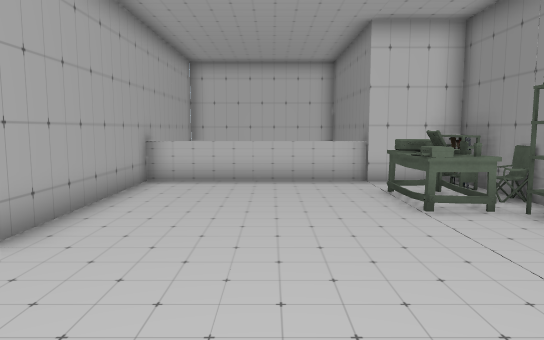
[1] (above)

12 first-person views from a walk through a scene from a Unity 3-D project. The camera is 1.4 m above the floor, tilts 6° down and sees 70° across. Doors are open. The floor is counted in squares, 1 m on a side. Each view is taken from the middle of a square. On the plan, view 1 faces up. The plan holds only what a view shows up to about 16 squares ahead; the rest is blank. The place goes on beyond the plan. The player is left out. Some animated figures are left out. Some surface patterns are stand-ins.

[2]
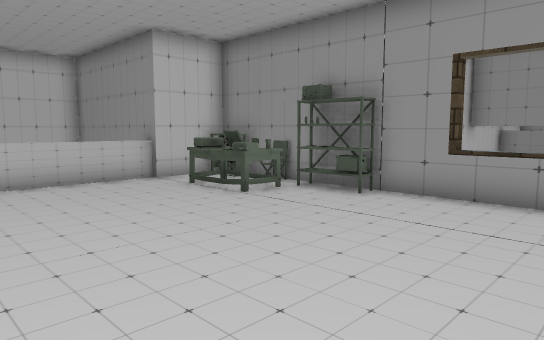

[3]
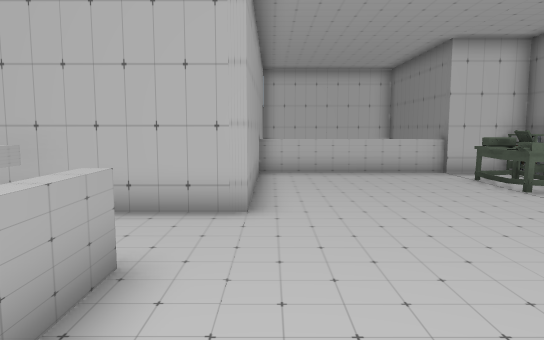

[4]
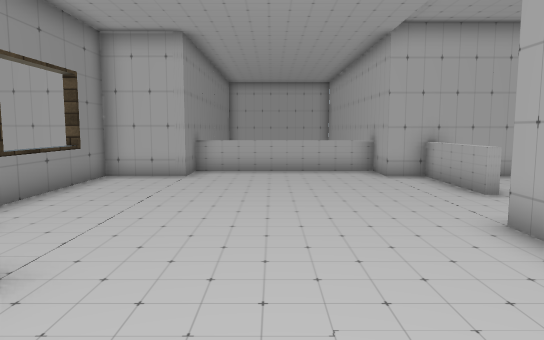

[5]
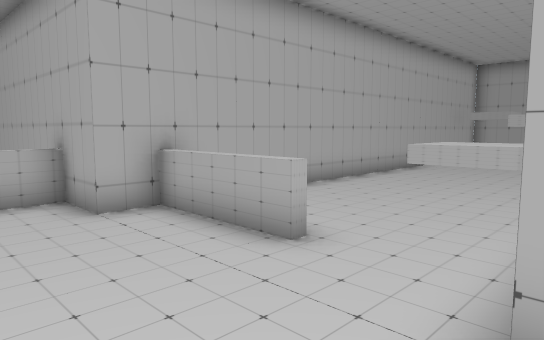

[6]
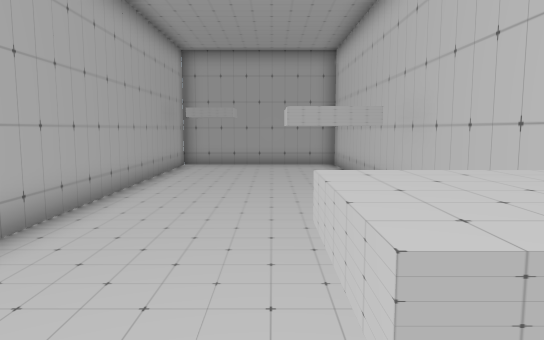

[7]
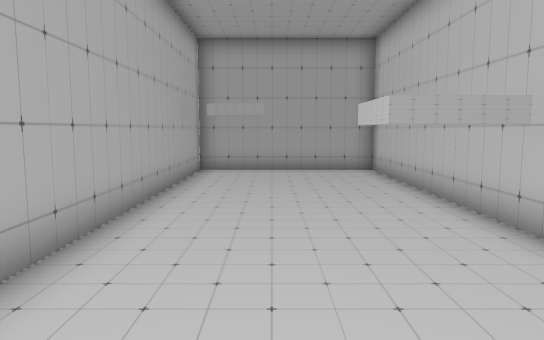

[8]
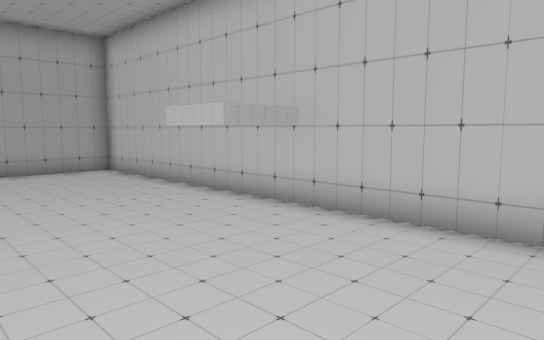

[9]
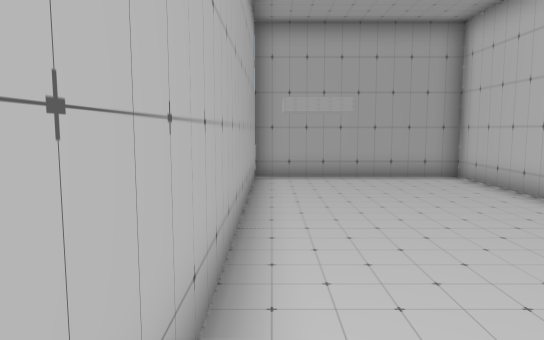

[10]
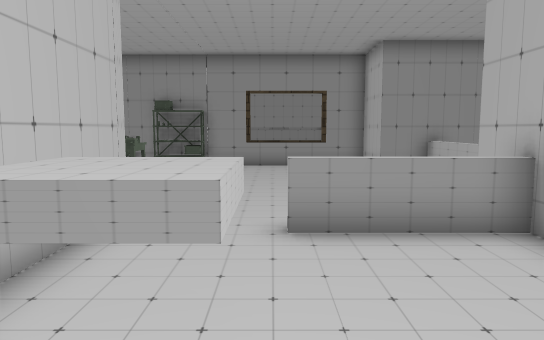

[11]
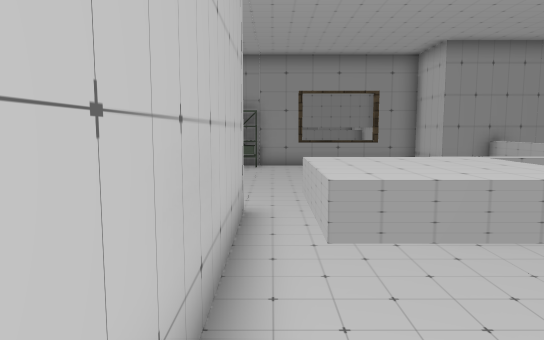

[12]
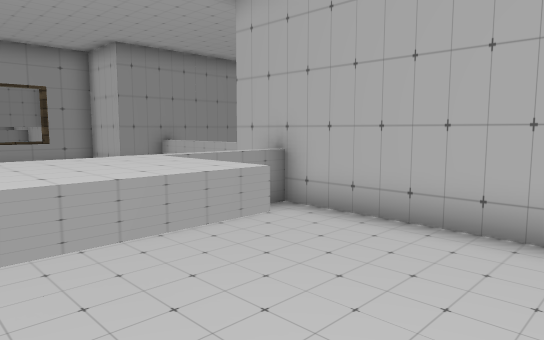

### Floor plan
Points are (right, up) in squares from view 1. A wall is a line through its corners. A room is listed if a view was taken in it or the views show most of it. See-through windows are left out.
Room 1 (views 1, 2, 3, 4, 5)
walls: (2.6, 10.5) (-3.5, 10.5); (-4.9, -1.5) (-3.4, -1.5) (-3.4, -3); (2.6, -3) (2.6, -1.5) (5, -1.5) (5, 10.3) (2.6, 10.3); (-3.4, 11) (-3.4, 4.5) (-5.4, 4.5)
low walls: (-4.6, 1.9) (-4.6, -1.5); (-3.5, -3) (2.6, -3)
ways out: opening at (-5, 3.5) to room 2
objects: other object (3, 5) to (4, 9)
Room 2 (views 6, 7, 8, 9, 10, 11, 12)
walls: (-12.1, 3.8) (-12.1, 2.2) (-13.8, 2.2); (-8.2, 2.2) (-8.2, 3.7) (-6.7, 3.7) (-6.7, 2.2) (-8.2, 2.2); (-5.4, 4.5) (-21.4, 4.5) (-21.4, -1.5) (-4.9, -1.5)
low walls: (-4.9, -1.5) (-4.9, 1.9)
ways out: opening at (-5, 3.5) to room 1; gap at (-13, 4)

Positions as (right, up) in squares from view 1, and headings:
1: (0, 0), facing up
2: (-3, 0), facing up-right
3: (-3, -2), facing up
4: (0, 10), facing down
5: (-1, 5), facing down-left
6: (-6, 2), facing left
7: (-8, 1), facing left
8: (-8, -1), facing up-left
9: (-10, -1), facing left
10: (-10, 2), facing right
11: (-10, 4), facing right
12: (-10, 4), facing down-right
